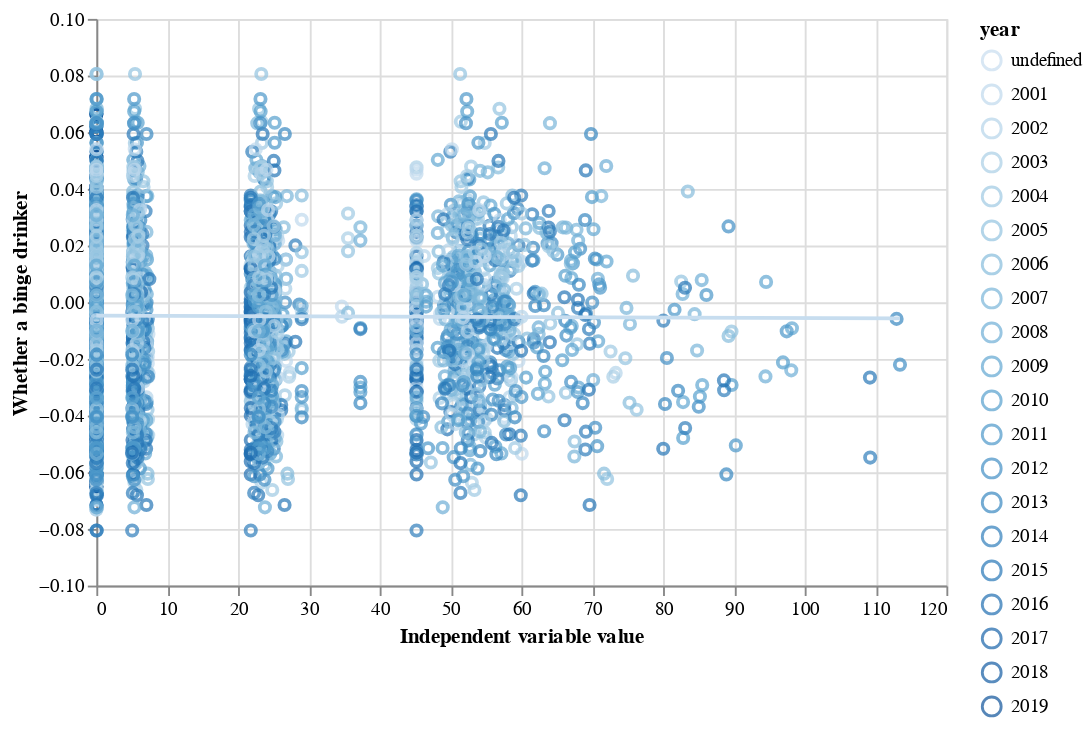

Notebook source saved alongside this figure:
### Code cell
make_corr_plot(var, combined_tbl, supported_cols, variable_desc[var])

### Figure 1 — Vega-Lite specification as saved in the notebook (floating-point values rounded to 4 significant figures; data arrays with more than 128 entries replaced by an {"elided": "..."} marker saying what was removed)
{"config": {"view": {"continuousWidth": 400, "continuousHeight": 300}}, "layer": [{"mark": "point", "encoding": {"color": {"type": "ordinal", "field": "year"}, "tooltip": [{"type": "nominal", "field": "st"}, {"type": "ordinal", "field": "year"}], "x": {"type": "quantitative", "field": "var_value", "title": "Independent variable value"}, "y": {"type": "quantitative", "field": "RFBING", "title": "Whether a binge drinker"}}, "selection": {"x": {"type": "single", "fields": ["variable"], "on": "doubleclick", "clear": false, "bind": {"input": "select", "options": ["cspir", "cbeer", "cwine", "aincstat3", "ahealpi"]}}}}, {"mark": "line", "encoding": {"color": {"type": "ordinal", "field": "year"}, "tooltip": [{"type": "nominal", "field": "st"}, {"type": "ordinal", "field": "year"}], "x": {"type": "quantitative", "field": "var_value", "title": "Independent variable value"}, "y": {"type": "quantitative", "field": "RFBING", "title": "Whether a binge drinker"}}, "transform": [{"on": "var_value", "regression": "RFBING"}]}], "data": {"name": "data-453778ea07354ca07987e5f08c43c1b1"}, "height": 300, "transform": [{"filter": {"selection": "x"}}], "width": 450, "$schema": "https://vega.github.io/schema/vega-lite/v4.8.1.json", "datasets": {"data-453778ea07354ca07987e5f08c43c1b1": {"elided": "4835 records"}}}
